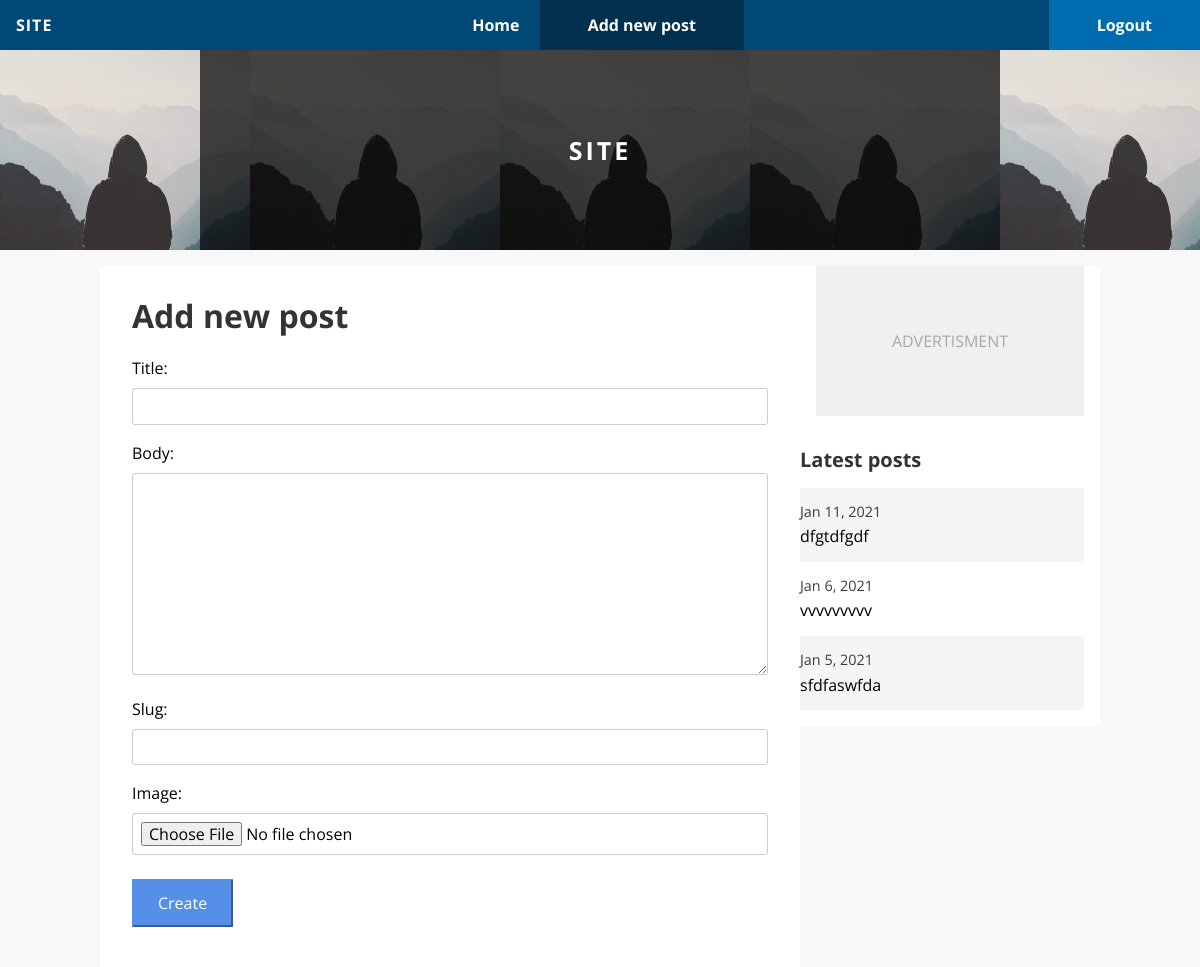
The app's page /blog/create/ (signed in), older data.
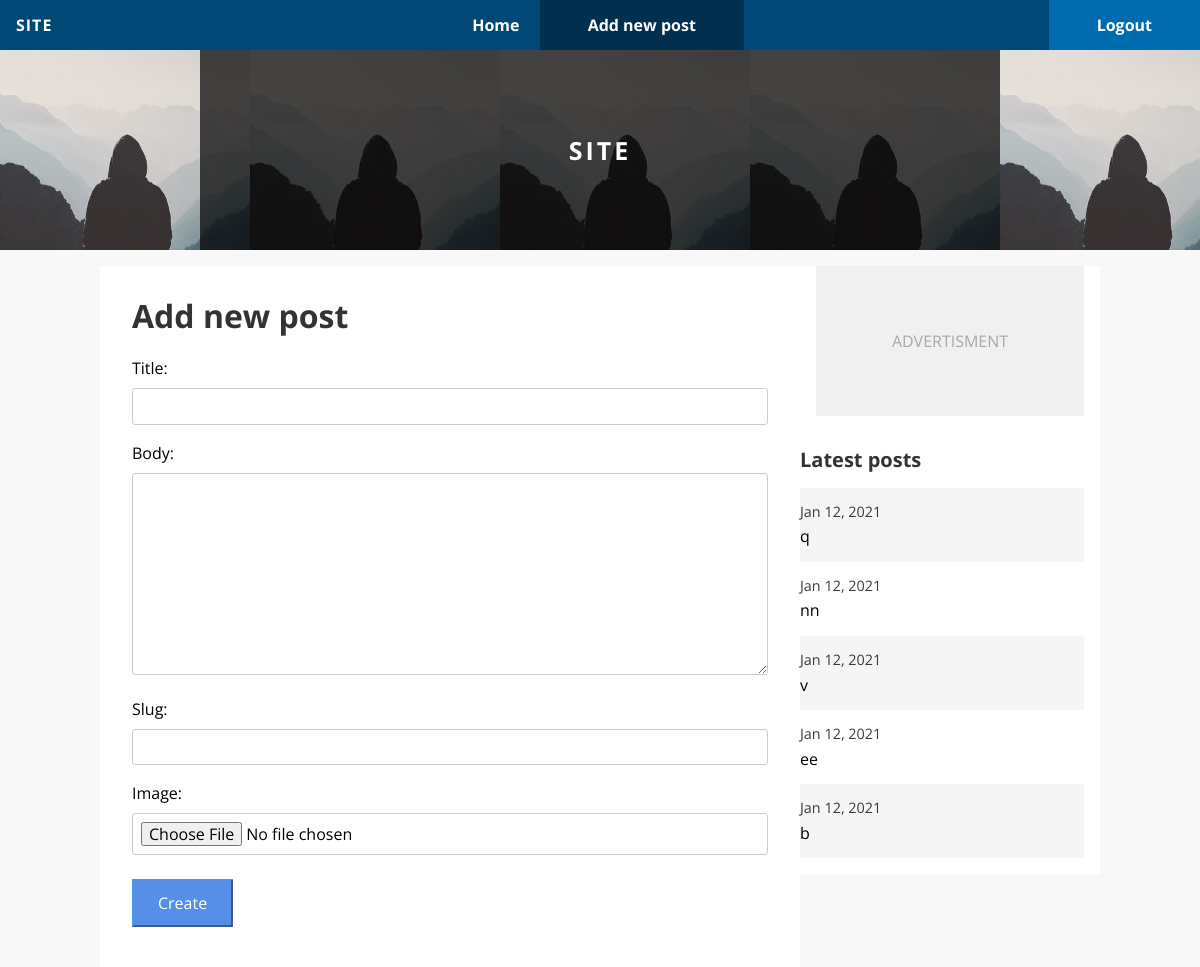
The same page, newer data.
### blog/models.py (models this page shows, shortened)
class Post(models.Model):
    title = models.CharField(default='', max_length=255)
    body = models.TextField(default='', blank=True)
    slug = models.SlugField(default='', blank=True, max_length=255)
    date = models.DateTimeField(auto_now_add=True,
                                null=True)
    updated = models.DateTimeField(auto_now=True,
                                   null=True)
    author = models.ForeignKey(User,
                               null=True,
                               blank=True,
                               on_delete=models.CASCADE)
    tags = TaggableManager()
    image = models.ImageField(default='',
                              blank=True,
                              upload_to='images')
    image_thumbnail = ImageSpecField(source='image',
                                     processors=[ResizeToFill(700, 150)],
                                     format='JPEG',
                                     options={'quality': 60})
    def get_absolute_url(self):
        return reverse('blog:detail',
                       args=[str(self.slug)])

### blog/views.py (the view)
# urls.py: path('create/', views.create, name='create'),
@permission_required('blog.add_post', raise_exception=True)
def create(request):
    if request.method == 'POST':
        form = PostForm(request.POST, request.FILES)
        if form.is_valid():
            post = form.save(commit=False)
            post.author = request.user
            post.save()
            return redirect('home')
    else:
        form = PostForm()
    return render(request, 'blog/create.html',
                  {'section': 'blog_create',
                   'form': form,
                   })

### blog/forms.py
class PostForm(ModelForm):
    class Meta:
        model = Post
        fields = ['title',
                  'body',
                  'slug',
                  'tags',
                  'image']

### blog/context_processors.py (called while the page is built)
def latest_posts(request):
    posts = Post.objects.filter().order_by('-date')[:5]
    return {'latest_posts': posts}

### templates/blog/create.html (shortened to what this page needs)
{% extends "base.html" %}
{% block title %}<h1>Add new post</h1>{% endblock %}
{% block content %}
    <form action="{% url 'blog:create' %}" method="post" enctype="multipart/form-data">
        {{ form.as_p }}
    <button class="button" type="submit">Create</button>
    </form>
{% endblock %}

### templates/blog/_post_list.html
<div class="post-list">
    <h2 class="post-list-heading">{{ heading }}</h2>
    {% for post in latest_posts %}
        <a href="{{ post.get_absolute_url }}" class="post-list-link {% cycle 'odd' 'even' %}">
            <div class="post-list-date">{{ post.date|date:"M j, Y" }}</div>
            <div class="post-list-title">{{ post.title|truncatechars:20 }}</div>
        </a>
    {% endfor %}
</div>

Row changes from the older to the newer data that the page shows:
no longer on this page (row unchanged): Post: date "Jan 11, 2021", title "dfgtdfgdf"
no longer on this page (row unchanged): Post: date "Jan 6, 2021", title "vvvvvvvvv"
no longer on this page (row unchanged): Post: date "Jan 5, 2021", title "sfdfaswfda"
added Post: date "Jan 12, 2021", title "q"
added Post: date "Jan 12, 2021", title "nn"
added Post: date "Jan 12, 2021", title "v"
added Post: date "Jan 12, 2021", title "ee"
added Post: date "Jan 12, 2021", title "b"
